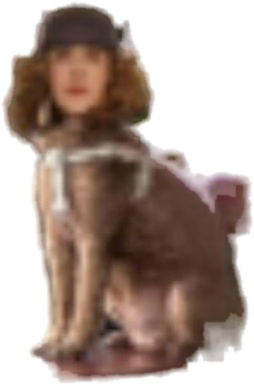
#> input picture assets_raw/nana_10_white.jpg, 254 x 385 px
$ python -i asset_cleanup.py   (imports and definitions only)
#> lines starting #> are read from the running program, lines starting #| are printed output that depends on the picture
# -*- coding: utf-8 -*-
"""运行时透明 PNG 的边缘去杂色与安全画布处理。"""
from PIL import Image


def despill_alpha_edges(image, radius=4):
    """修复透明抗锯齿像素携带的黑/白底色，不改变 alpha 轮廓。

    生成器通常会先在白底或深色边缘上抗锯齿，再写入透明 PNG。若只清除
    alpha 而保留原 RGB，Qt 在桌面背景上合成时会出现黑边或白边。这里仅对
    接触透明区域的半透明像素，用最近的实心主体颜色重建 RGB；完全透明像素
    的 RGB 也归零，避免后续缩放或翻转重新采样出隐藏底色。
    """
    source = image.convert('RGBA')
    output = source.copy()
    src = source.load()
    dst = output.load()
    width, height = source.size

    for y in range(height):
        for x in range(width):
            red, green, blue, alpha = src[x, y]
            if alpha == 0:
                dst[x, y] = (0, 0, 0, 0)
                continue
            if alpha >= 255:
                continue
            touches_transparent = any(
                0 <= nx < width and 0 <= ny < height
                and src[nx, ny][3] == 0
                for nx, ny in ((x - 1, y), (x + 1, y),
                               (x, y - 1), (x, y + 1)))
            if not touches_transparent:
                continue

            replacement = None
            for distance in range(1, radius + 1):
                samples = []
                for nx in range(max(0, x - distance),
                                min(width, x + distance + 1)):
                    for ny in range(max(0, y - distance),
                                    min(height, y + distance + 1)):
                        if max(abs(nx - x), abs(ny - y)) != distance:
                            continue
                        red2, green2, blue2, alpha2 = src[nx, ny]
                        if alpha2 >= 245:
                            samples.append((red2, green2, blue2))
                if samples:
                    replacement = tuple(
                        round(sum(sample[channel] for sample in samples)
                              / len(samples))
                        for channel in range(3))
                    break
            if replacement is not None:
                dst[x, y] = (*replacement, alpha)
    return output


def erode_alpha_boundary(image, passes=2):
    """向内收紧透明边界，移除抠图时烘焙进去的浅色外轮廓。

    这一步只删除每轮中直接接触透明区的像素，不会改变主体内部颜色；
    对运行时小尺寸缩放而言，两个源像素约等于一个显示像素，能消除
    白底/灰底抠图常见的最后一圈可见光晕。
    """
    output = image.convert('RGBA')
    width, height = output.size
    for _ in range(max(0, passes)):
        source = output.copy()
        src = source.load()
        dst = output.load()
        remove = []
        for y in range(height):
            for x in range(width):
                if src[x, y][3] == 0:
                    continue
                if any(
                        0 <= nx < width and 0 <= ny < height
                        and src[nx, ny][3] == 0
                        for nx, ny in ((x - 1, y), (x + 1, y),
                                       (x, y - 1), (x, y + 1))):
                    remove.append((x, y))
        for x, y in remove:
            dst[x, y] = (0, 0, 0, 0)
    return output


def repack_visible_frame(image, canvas_size, top_margin=48,
                         bottom_margin=16, side_margin=16):
    """把可见主体重新放进统一透明画布，并固定脚底基线。

    先裁出可见区域再居中放置，避免旧画布中不一致的顶部偏移继续传递。
    ``top_margin`` 是所有动作帧都必须满足的最小顶部安全区；若素材本身
    太高，直接报错而不静默裁切。
    """
    source = image.convert('RGBA')
    bbox = source.getchannel('A').getbbox()
    if bbox is None:
        raise ValueError('素材帧没有可见像素')
    sprite = source.crop(bbox)
    width, height = canvas_size
    if sprite.width > width - side_margin * 2:
        raise ValueError(
            f'素材宽度 {sprite.width} 超过画布安全宽度 {width - side_margin * 2}')
    y = height - bottom_margin - sprite.height
    if y < top_margin:
        raise ValueError(
            f'素材高度 {sprite.height} 无法同时满足顶部 {top_margin}px '
            f'与底部 {bottom_margin}px 安全区（画布 {canvas_size}）')
    x = (width - sprite.width) // 2
    canvas = Image.new('RGBA', (width, height), (0, 0, 0, 0))
    canvas.alpha_composite(sprite, (x, y))
    return canvas


def add_transparent_padding(image, padding_x=16, padding_y=16,
                            padding_top=None, padding_bottom=None):
    """增加透明安全区；可单独指定顶部和底部边距。"""
    image = image.convert('RGBA')
    if padding_top is None:
        padding_top = padding_y
    if padding_bottom is None:
        padding_bottom = padding_y
    width, height = image.size
    canvas = Image.new(
        'RGBA',
        (width + padding_x * 2, height + padding_top + padding_bottom),
        (0, 0, 0, 0),
    )
    canvas.alpha_composite(image, (padding_x, padding_top))
    return canvas


def normalize_runtime_frame(image, padding_x=16, padding_y=16,
                            top_margin=48, bottom_margin=16):
    """统一处理一帧新生成素材，并建立足够的顶部安全区。"""
    cleaned = erode_alpha_boundary(
        despill_alpha_edges(image), passes=2)
    source = cleaned.convert('RGBA')
    width, height = source.size
    canvas_size = (width + padding_x * 2,
                   height + top_margin + bottom_margin)
    return repack_visible_frame(
        cleaned, canvas_size, top_margin=top_margin,
        bottom_margin=bottom_margin, side_margin=padding_x)

>>> from PIL import Image
>>> picture = Image.open('../assets_raw/nana_10_white.jpg')
#> picture is the input picture: PIL image 254x385 RGB; mean R, G, B 172.9, 154.9, 145.9
>>> result = normalize_runtime_frame(picture)
#> in repack_visible_frame, `bbox = source.getchannel('A').getbbox()`: bbox = (0, 0, 254, 385)
#> in repack_visible_frame, `canvas = Image.new('RGBA', (width, height), (0, 0, 0, 0))`: canvas: PIL image 286x449 RGBA; every value is 0
#> in repack_visible_frame, `canvas.alpha_composite(sprite, (x, y))`:
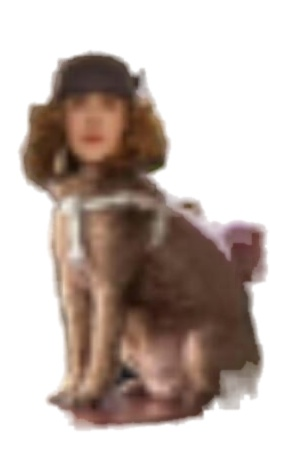
#> canvas: PIL image 286x449 RGBA; mean R, G, B, A 131.6, 118, 111.1, 194.2; transparent parts drawn white

$ run again, on assets_raw/nana_11_white.jpg
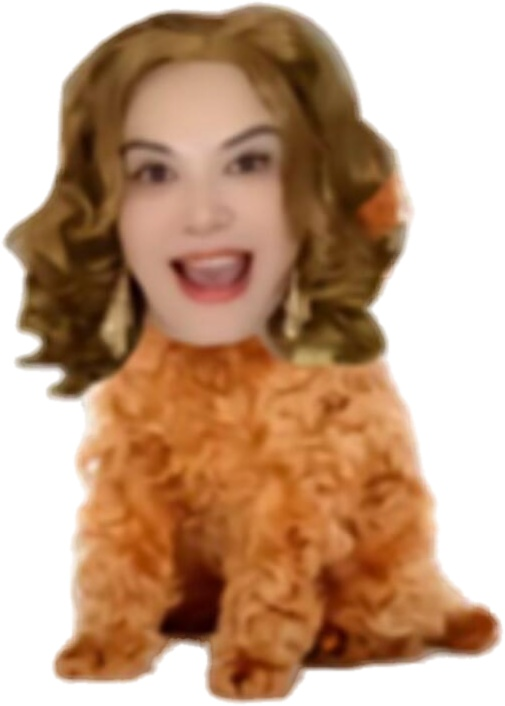
#> input picture assets_raw/nana_11_white.jpg, 505 x 706 px
#> picture is the input picture: PIL image 505x706 RGB; mean R, G, B 193.4, 157.5, 130.2
#> bbox = (0, 0, 505, 706)
#> in repack_visible_frame, `canvas.alpha_composite(sprite, (x, y))`:
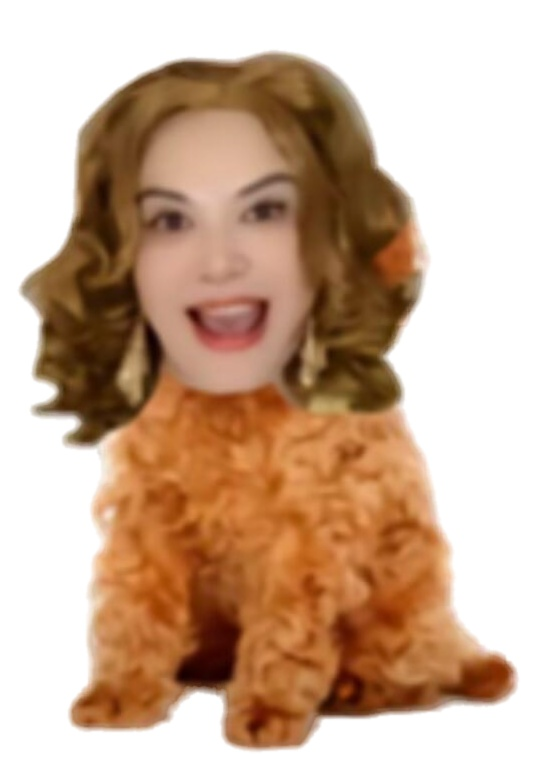
#> canvas: PIL image 537x770 RGBA; mean R, G, B, A 166.7, 135.8, 112.3, 219.9; transparent parts drawn white

$ run again, on assets_raw/nana_12_white.jpg
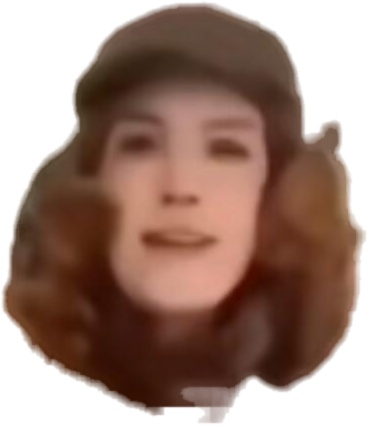
#> input picture assets_raw/nana_12_white.jpg, 368 x 425 px
#> picture is the input picture: PIL image 368x425 RGB; mean R, G, B 159.1, 131.5, 120.2
#> bbox = (0, 0, 368, 425)
#> in repack_visible_frame, `canvas.alpha_composite(sprite, (x, y))`:
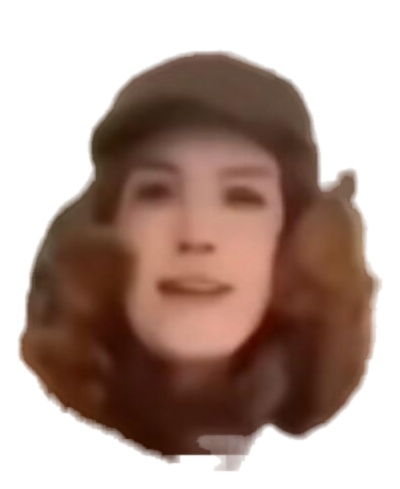
#> canvas: PIL image 400x489 RGBA; mean R, G, B, A 127.3, 105.2, 96.1, 203.9; transparent parts drawn white
